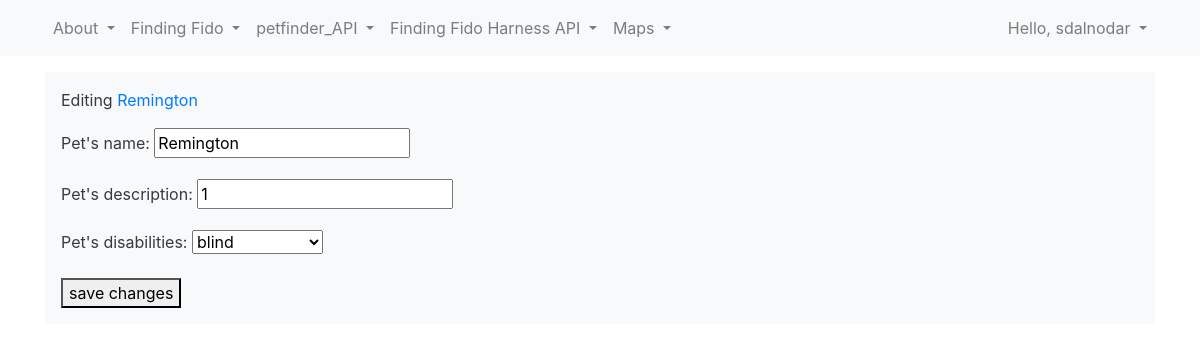
Page /edit_pet/4/ (signed in) on the earlier database version.
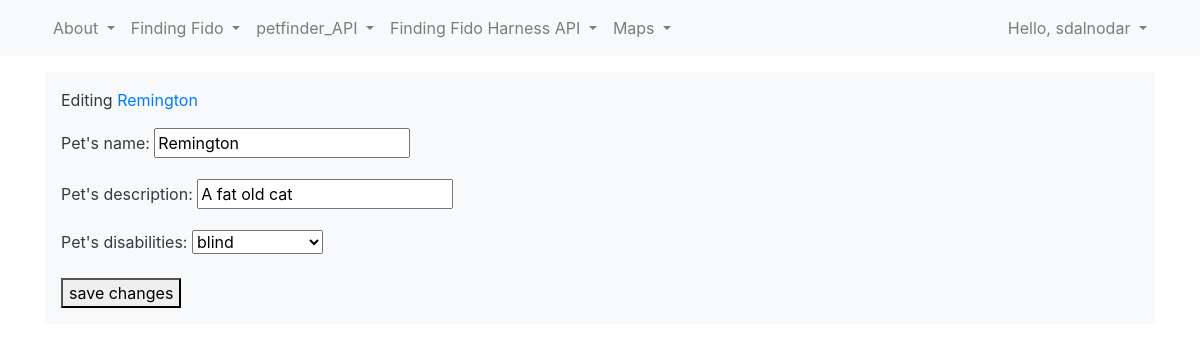
Same page on the later database version.
### ff_app/models.py (models this page shows)
class Pet(models.Model):
    name = models.CharField(max_length=50)
    date_added = models.DateTimeField(auto_now_add=True)
    description = models.CharField(max_length=200)
    disabilities = models.CharField(max_length=20, choices=DISABILITIES, default='none')
    owner = models.ForeignKey(User, on_delete = models.CASCADE)
    def __str__(self):
        return self.name

### ff_app/views.py (the view)
# urls.py: path('edit_pet/<int:pet_id>/', views.edit_pet, name='edit_pet'),
@login_required
def edit_pet(request, pet_id):
    pet = Pet.objects.get(id=pet_id)
    if pet.owner != request.user:
        raise Http404
    if request.method != 'POST':
        form = PetForm(instance=pet)
    else:
        form = PetForm(instance=pet, data=request.POST)
        if form.is_valid():
            form.save()
            return HttpResponseRedirect(reverse('ff_app:pet', args=[pet.id]))
    context = {'pet': pet, 'form': form}
    return render(request, 'ff_app/edit_pet.html', context)

### ff_app/forms.py
class PetForm(forms.ModelForm):
    class Meta:
        model = Pet
        fields = ['name', 'description', 'disabilities']
        labels = {'name': 'Pet\'s name',
                  'description': 'Pet\'s description',
                  'disabilities': 'Pet\'s disabilities'}

### ff_app/templates/ff_app/edit_pet.html (shortened to what this page needs)
{% extends 'ff_app/base.html' %}
{% block content %}
	<p>Editing <a href="{% url 'ff_app:pet' pet.id %}"> {{ pet }}</a></p>
	<form action="{% url 'ff_app:edit_pet' pet.id %}" method='post'>
		{{ form.as_p }}
		<button name="submit">save changes</button>
	</form>
{% endblock content %}

Differences in the rows shown:
changed Pet "Remington": description "1" → "A fat old cat"
